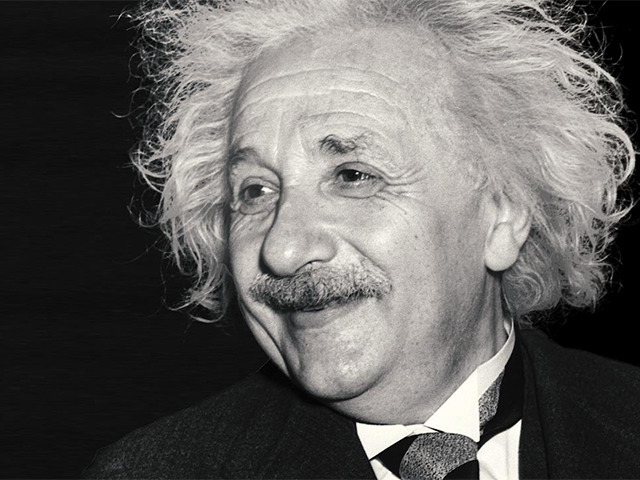
#> input picture scripts/cv1/data/einstein.jpg, 640 x 480 px
$ python 2-geometry.py
#> lines starting #> are read from the running program, lines starting #| are printed output that depends on the picture
import cv2
import numpy as np

img = cv2.imread('../data/einstein.jpg')
#> img is the input picture: shape (480, 640, 3); mean B, G, R 95.3, 97.4, 98.9
rows,cols,_ = img.shape
#> rows = 480; cols = 640
# cv2.imshow('original', img)


## SCALING
##
res = cv2.resize(img,None,fx=0.5, fy=0.5, interpolation = cv2.INTER_CUBIC)
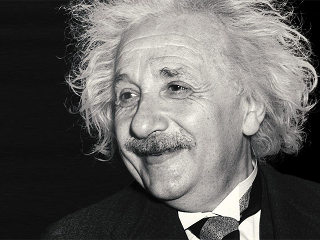
#> res: shape (240, 320, 3); mean B, G, R 95.3, 97.4, 98.9
#OR
# height, width = img.shape[:2]
# res = cv2.resize(img,(0.5*width, 0.5*height), interpolation = cv2.INTER_CUBIC)
# cv2.imshow('resized', res)


## TRANSLATION
##
M = np.float32([[1,0,100],[0,1,50]])
dst = cv2.warpAffine(img,M,(cols,rows))
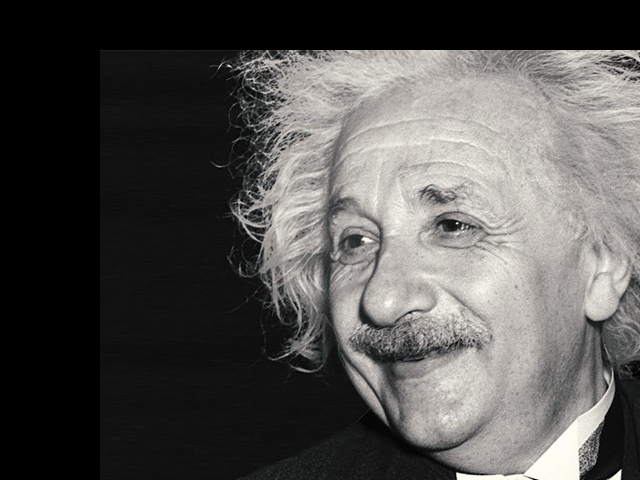
#> dst: shape (480, 640, 3); mean B, G, R 79.6, 81.4, 82.7
# cv2.imshow('translated', dst)


## ROTATION
##
M = cv2.getRotationMatrix2D((cols/2,rows/2),45,1)
dst = cv2.warpAffine(img,M,(cols,rows))
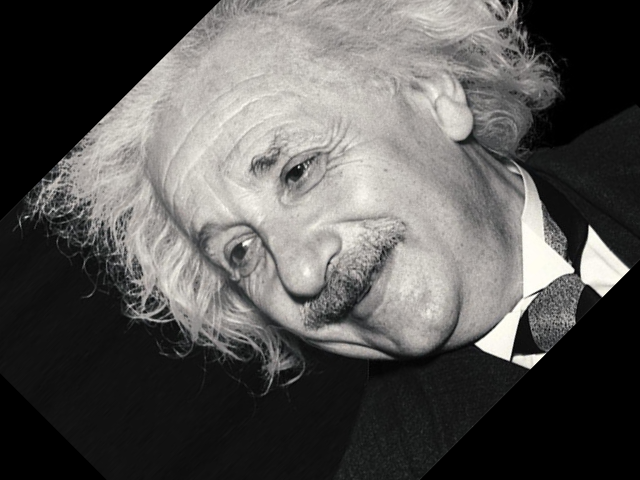
#> dst: shape (480, 640, 3); mean B, G, R 84, 85.9, 87.2
# cv2.imshow('rotated', dst)


## AFFINE TRANSFORM
## (preserves parallel lines, needs three points to match in each image plane)
img = cv2.imread('../data/grid.jpg')
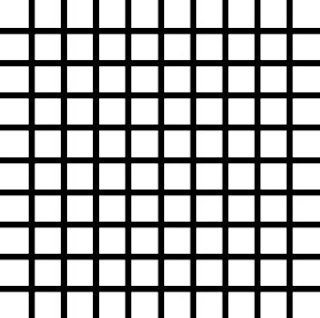
#> input picture scripts/cv1/data/grid.jpg, 320 x 318 px
#> img is the input picture: shape (318, 320, 3); min 0, max 255, mean 175.4
rows,cols,ch = img.shape
#> rows = 318; cols = 320; ch = 3
pts1 = np.float32([[50,50],[200,50],[50,200]])
pts2 = np.float32([[10,100],[200,50],[100,250]])
M = cv2.getAffineTransform(pts1,pts2)
dst = cv2.warpAffine(img,M,(cols,rows))
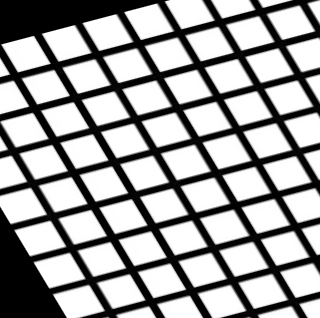
#> dst: shape (318, 320, 3); min 0, max 255, mean 157.9
# cv2.imshow('grid original', img)
# cv2.imshow('grid affine', dst)


## PROJECTIVE TRANSFORM
## (preserves lines, needs four points to match in each image plane)
img = cv2.imread('../data/sudoku.jpg')
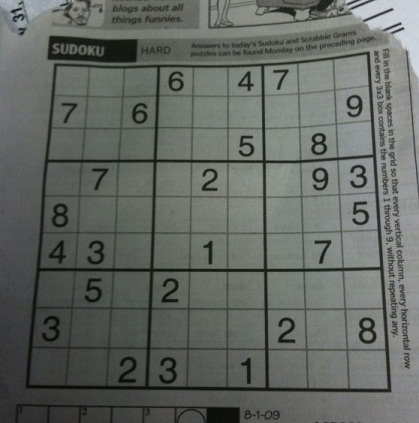
#> input picture scripts/cv1/data/sudoku.jpg, 419 x 423 px
#> img is the input picture: shape (423, 419, 3); mean B, G, R 98.9, 103.6, 99.4
rows,cols,ch = img.shape
#> rows = 423; cols = 419
pts1 = np.float32([[56,65],[368,52],[28,387],[389,390]])
pts2 = np.float32([[0,0],[300,0],[0,300],[300,300]])
M = cv2.getPerspectiveTransform(pts1,pts2)
dst = cv2.warpPerspective(img,M,(300,300))
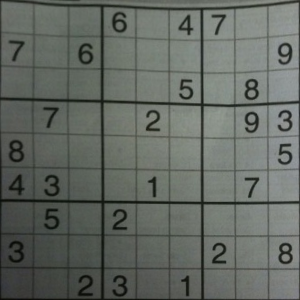
#> dst: shape (300, 300, 3); mean B, G, R 98.5, 104.6, 99.2
cv2.imshow('sudoku original', img)
cv2.imshow('sudoku aligned', dst)


cv2.waitKey(0)
cv2.destroyAllWindows()
